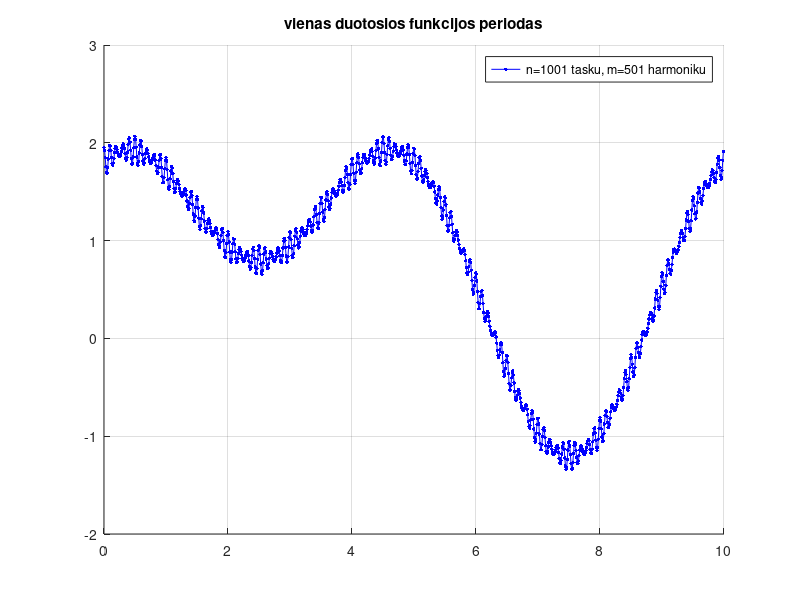
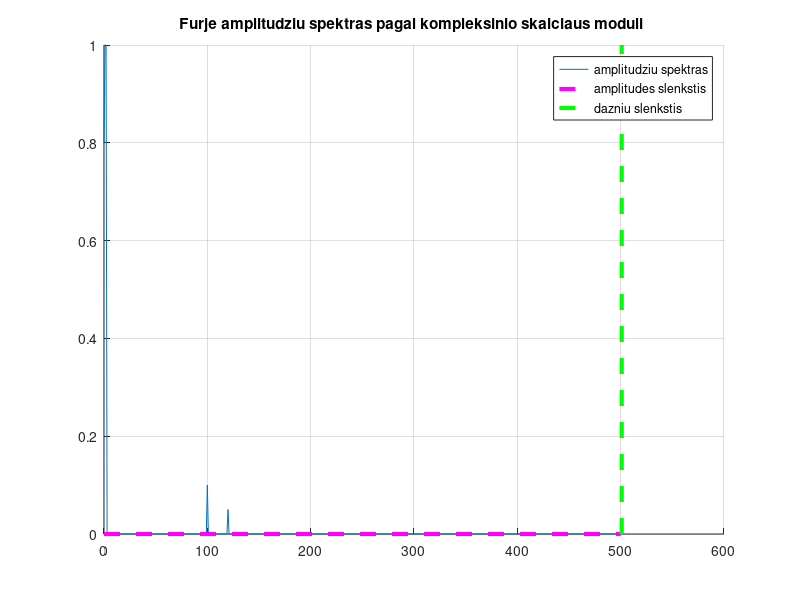
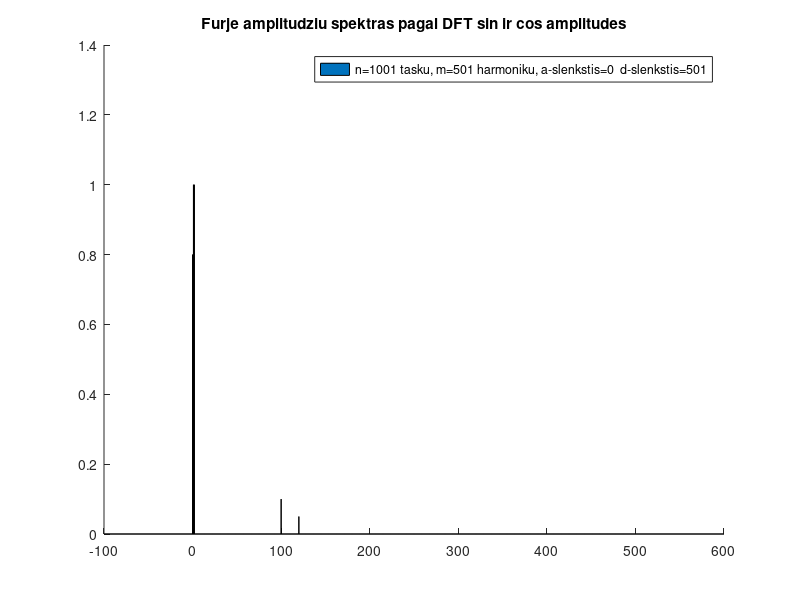
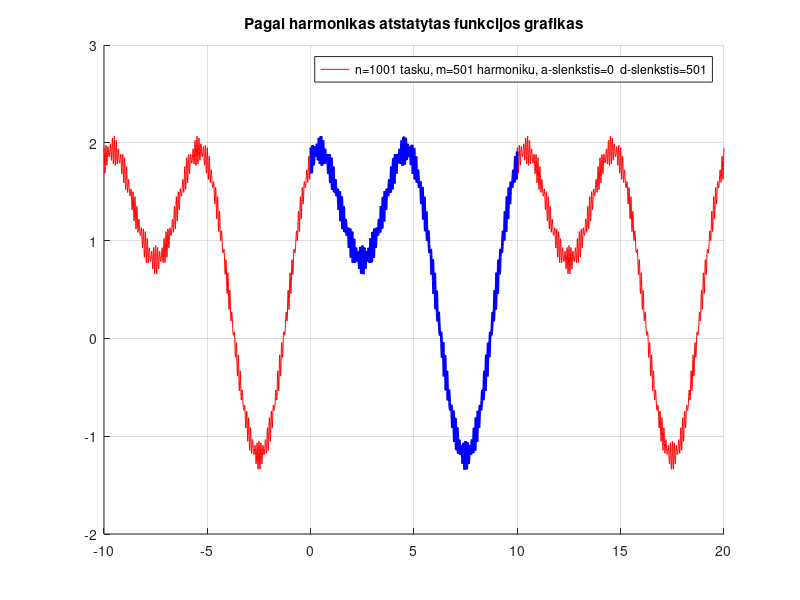

These figures' MATLAB source, in order:
%
%   Viename periode aprasytai funkcijai atliekama diskrecioji Furje
%   transformacija
%
%   Sulyginimas su fft rezultatais 

function main
clc,close all,clear all
n=1000; n=round(n/2)*2+1 % tasku skaicius, visuomet nelyginis
m=(n+1)/2  % m - harmoniku skaicius interpoliuojanciai Furje aproksimacijai

T=10;   % periodas
dazniu_slenkstis=m  %50;    % harmoniku numeriu slenkstis triuksmu filtravimui 
ampl_slenkstis=0.2*0  % harmoniku amplitudziu slenkstis triuksmu filtravimui
dt=T/n  % zingsnis 
N=1000  % vaizdavimo tasku skaicius
dttt=T/N  % vaizdavimo zingsnis

t=[0:dt:T-dt];
ttt=[-T:dttt:2*T];

% disp('kontrole:'),disp(sum(fC(3,T,t).*fC(0,T,t)))

fff=fnk(T,t); % apskaiciuojame ir pavaizduojame duota tasku seka 
figure(1),hold on,grid on,plot(t,fff,'b.-','MarkerSize',8);
legend(sprintf('n=%d tasku, m=%d harmoniku',n,m))
title('vienas duotosios funkcijos periodas')

% Spektras apskaiciuojamas naudojant fft:  ************************
yyy=fft(fff)/n;
spektras=abs(2*yyy(1:m));    % harmoniku amplitudes 
spektras(1)=spektras(1)/2;   % pastovi dedamoji 

spektras_c0=real(yyy(1));   % pastovi dedamoji
spektras_c=real(2*yyy(2:m)); % cos amplitudes 
spektras_s=-imag(2*yyy(2:m)); % sin amplitudes

% ******************************************************************

figure(2),hold on,grid on,plot([0:m-1],spektras)
xx=axis; 
plot(xx(1:2),ampl_slenkstis*[1 1],'m--','LineWidth',3); % braizo ampl slenkscio linija
plot(dazniu_slenkstis*[1 1],xx(3:4),'g--','LineWidth',3); % braizo dazniu slenkscio linija
title('Furje amplitudziu spektras pagal kompleksinio skaiciaus moduli ')
legend({'amplitudziu spektras';'amplitudes slenkstis';'dazniu slenkstis'})

% apskaiciuojame cos ir sin koeficientus:
ac0=dot(fff,fC(0,T,t))/n;
for i=1:m-1
    ac(i)=dot(fff,fC(i,T,t))*2/n;
    as(i)=dot(fff,fS(i,T,t))*2/n;
end
ac,as

figure(3),hold on
bar(0:m-1,[ac0,sqrt(ac.^2+as.^2)],0.01)
legend(sprintf('n=%d tasku, m=%d harmoniku, a-slenkstis=%g  d-slenkstis=%g',n,m,ampl_slenkstis,dazniu_slenkstis))
title('Furje amplitudziu spektras pagal DFT sin ir cos amplitudes')

fffz=ac0*fC(0,T,ttt);
frequencies=[1:m-1];
% frequencies=[1:3,5,6,10,30,50];
frequencies=frequencies(find(frequencies < dazniu_slenkstis)) 

for i=frequencies
    if sqrt(ac(i)^2+as(i)^2) > ampl_slenkstis  %  filtravimas pagal amplitude
        fffz=fffz+ac(i)*fC(i,T,ttt)+as(i)*fS(i,T,ttt);    
    end
end

figure(4),hold on,grid on, plot(ttt,fffz,'r');plot(t,fff,'b-','LineWidth',2);
legend(sprintf('n=%d tasku, m=%d harmoniku, a-slenkstis=%g  d-slenkstis=%g',n,m,ampl_slenkstis,dazniu_slenkstis))
title('Pagal harmonikas atstatytas funkcijos grafikas')


% Sulyginimui pavaizduojame cos ir sin amplitudes gautas fft ir DFT:
figure(5),hold on,grid on
bar(0:m-1,[ac0,ac],0.01);plot(0:m-1,[spektras_c0,spektras_c])
title('FFT ir DFT gautu cos amplitudziu sulyginimas');
legend({'FFT','DFT'})
figure(6),hold on,grid 
figure(6),hold on,grid on
bar(1:m-1,as,0.01);plot(1:m-1,spektras_s)
title('FFT ir DFT gautu sin amplitudziu sulyginimas');
legend({'FFT','DFT'})
figure(6),hold on,grid 

return
end

function c=fC(i,T,t), if i==0,c=1*cos(0*t); else, c=cos(2*pi*i/T*t); end, return, end
function s=fS(i,T,t), s=sin(2*pi*i/T*t); return, end
% function rez=fnk(T,t), rez=sign(sin(2*pi*t/T))+sign(cos(2*pi*2*t/T))+sign(cos(2*pi*10*t/T)); return, end
% function rez=fnk(T,t), rez=sin(2*pi*t/T)+cos(2*pi*2*t/T)+cos(2*pi*10*t/T); return, end
function rez=fnk(T,t), rez=sin(2*pi*t/T)+cos(2*pi*2*t/T)+0.1*cos(2*pi*100*t/T)+0.05*cos(2*pi*120*t/T)+0.8; return, end
